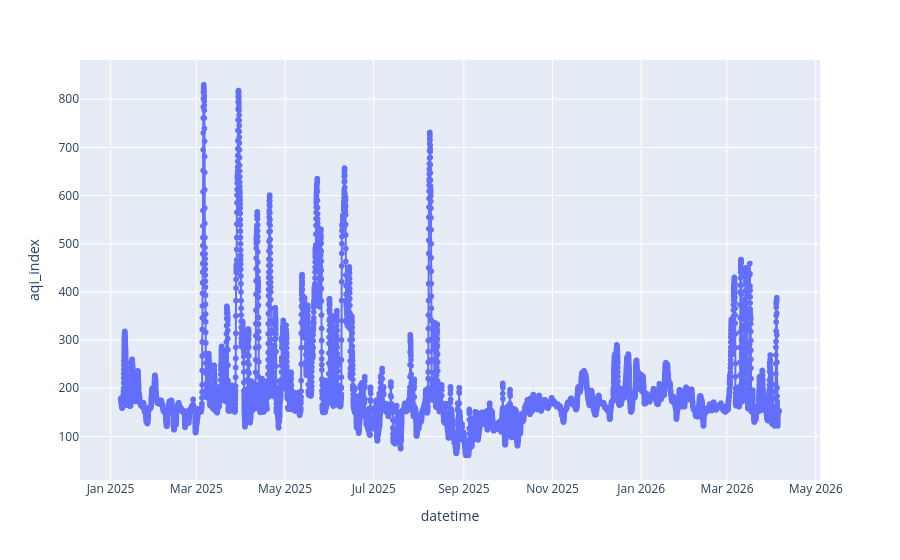

Notebook code for this chart:
### Code cell
fig = px.line(
    df,
    x=df.index,
    y= 'aqi_index',
    markers=True
)
fig.show()

### Figure 1 — Plotly figure (JSON) as saved in the notebook; plotly's stock layout.template omitted (floating-point values rounded to 4 significant figures; data arrays with more than 128 entries replaced by an {"elided": "..."} marker saying what was removed)
{"data": [{"hovertemplate": "datetime=%{x}<br>aqi_index=%{y}<extra></extra>", "legendgroup": "", "line": {"color": "#636efa", "dash": "solid"}, "marker": {"symbol": "circle"}, "mode": "lines+markers", "name": "", "showlegend": false, "type": "scattergl", "x": {"elided": "10871 str values"}, "xaxis": "x", "y": {"elided": "10871 int values"}, "yaxis": "y"}], "layout": {"legend": {"tracegroupgap": 0}, "margin": {"t": 60}, "xaxis": {"anchor": "y", "domain": [0, 1], "title": {"text": "datetime"}}, "yaxis": {"anchor": "x", "domain": [0, 1], "title": {"text": "aqi_index"}}}}
